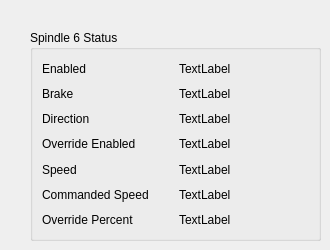
      <widget class="QWidget" name="tab_8">
       <attribute name="title">
        <string>S6</string>
       </attribute>
       <widget class="QGroupBox" name="groupBox_7">
        <property name="geometry">
         <rect>
          <x>30</x>
          <y>30</y>
          <width>291</width>
          <height>211</height>
         </rect>
        </property>
        <property name="title">
         <string>Spindle 6 Status</string>
        </property>
        <layout class="QGridLayout" name="gridLayout_8">
         <item row="1" column="0">
          <widget class="QLabel" name="label_43">
           <property name="text">
            <string>Brake</string>
           </property>
          </widget>
         </item>
         <item row="2" column="0">
          <widget class="QLabel" name="label_44">
           <property name="text">
            <string>Direction</string>
           </property>
          </widget>
         </item>
         <item row="4" column="0">
          <widget class="QLabel" name="label_45">
           <property name="text">
            <string>Speed</string>
           </property>
          </widget>
         </item>
         <item row="5" column="1">
          <widget class="QLabel" name="spindle_cmd_speed_6_lb">
           <property name="text">
            <string>TextLabel</string>
           </property>
          </widget>
         </item>
         <item row="4" column="1">
          <widget class="QLabel" name="spindle_speed_6_lb">
           <property name="text">
            <string>TextLabel</string>
           </property>
          </widget>
         </item>
         <item row="3" column="1">
          <widget class="QLabel" name="spindle_override_enabled_6_lb">
           <property name="text">
            <string>TextLabel</string>
           </property>
          </widget>
         </item>
         <item row="1" column="1">
          <widget class="QLabel" name="spindle_brake_6_lb">
           <property name="text">
            <string>TextLabel</string>
           </property>
          </widget>
         </item>
         <item row="0" column="0">
          <widget class="QLabel" name="label_46">
           <property name="text">
            <string>Enabled</string>
           </property>
          </widget>
         </item>
         <item row="5" column="0">
          <widget class="QLabel" name="label_47">
           <property name="text">
            <string>Commanded Speed</string>
           </property>
          </widget>
         </item>
         <item row="2" column="1">
          <widget class="QLabel" name="spindle_direction_6_lb">
           <property name="text">
            <string>TextLabel</string>
           </property>
          </widget>
         </item>
         <item row="0" column="1">
          <widget class="QLabel" name="spindle_enabled_6_lb">
           <property name="text">
            <string>TextLabel</string>
           </property>
          </widget>
         </item>
         <item row="3" column="0">
          <widget class="QLabel" name="label_48">
           <property name="text">
            <string>Override Enabled</string>
           </property>
          </widget>
         </item>
         <item row="6" column="0">
          <widget class="QLabel" name="label_49">
           <property name="text">
            <string>Override Percent</string>
           </property>
          </widget>
         </item>
         <item row="6" column="1">
          <widget class="QLabel" name="spindle_override_6_lb">
           <property name="text">
            <string>TextLabel</string>
           </property>
          </widget>
         </item>
        </layout>
       </widget>
      </widget>
